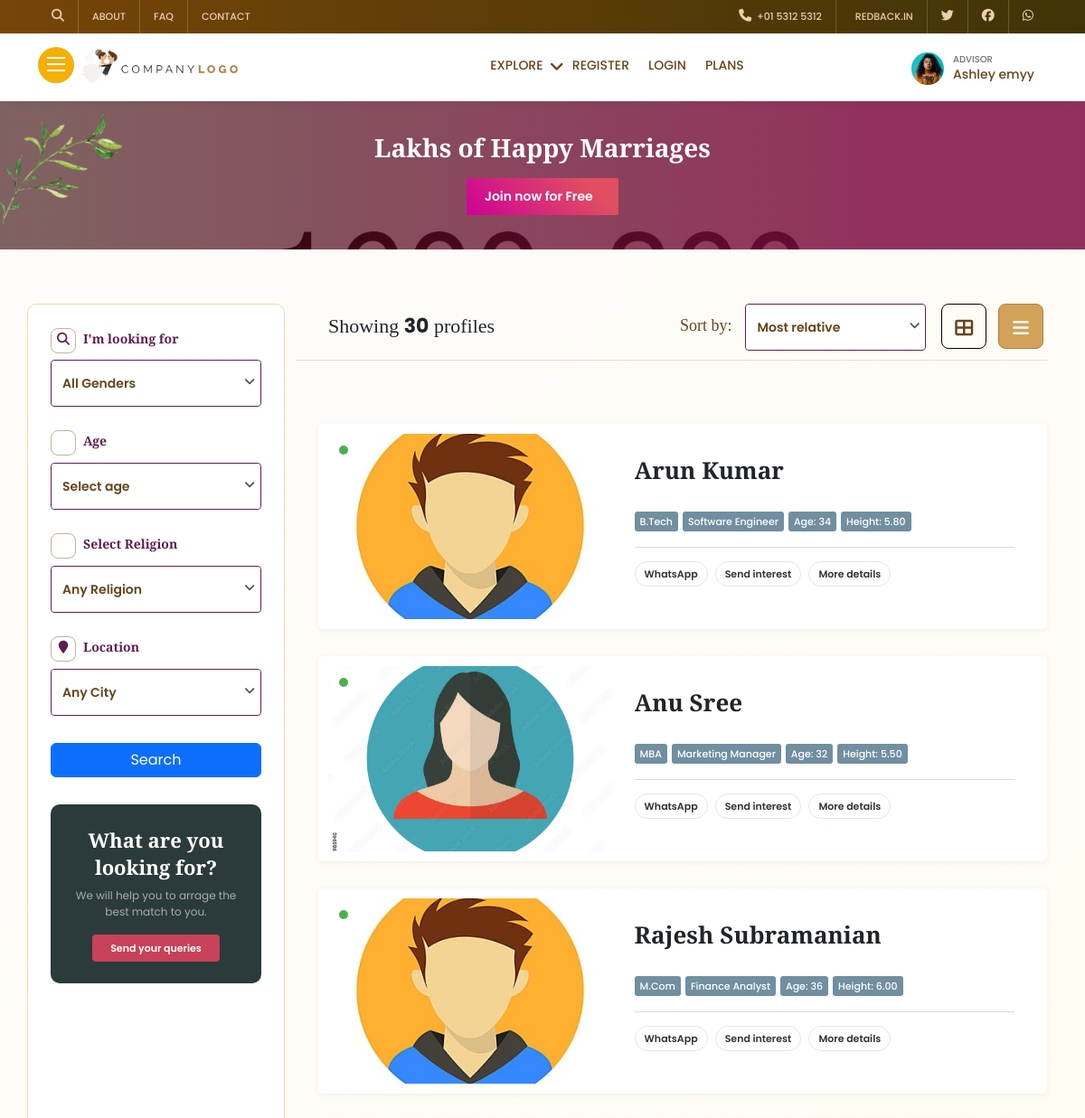
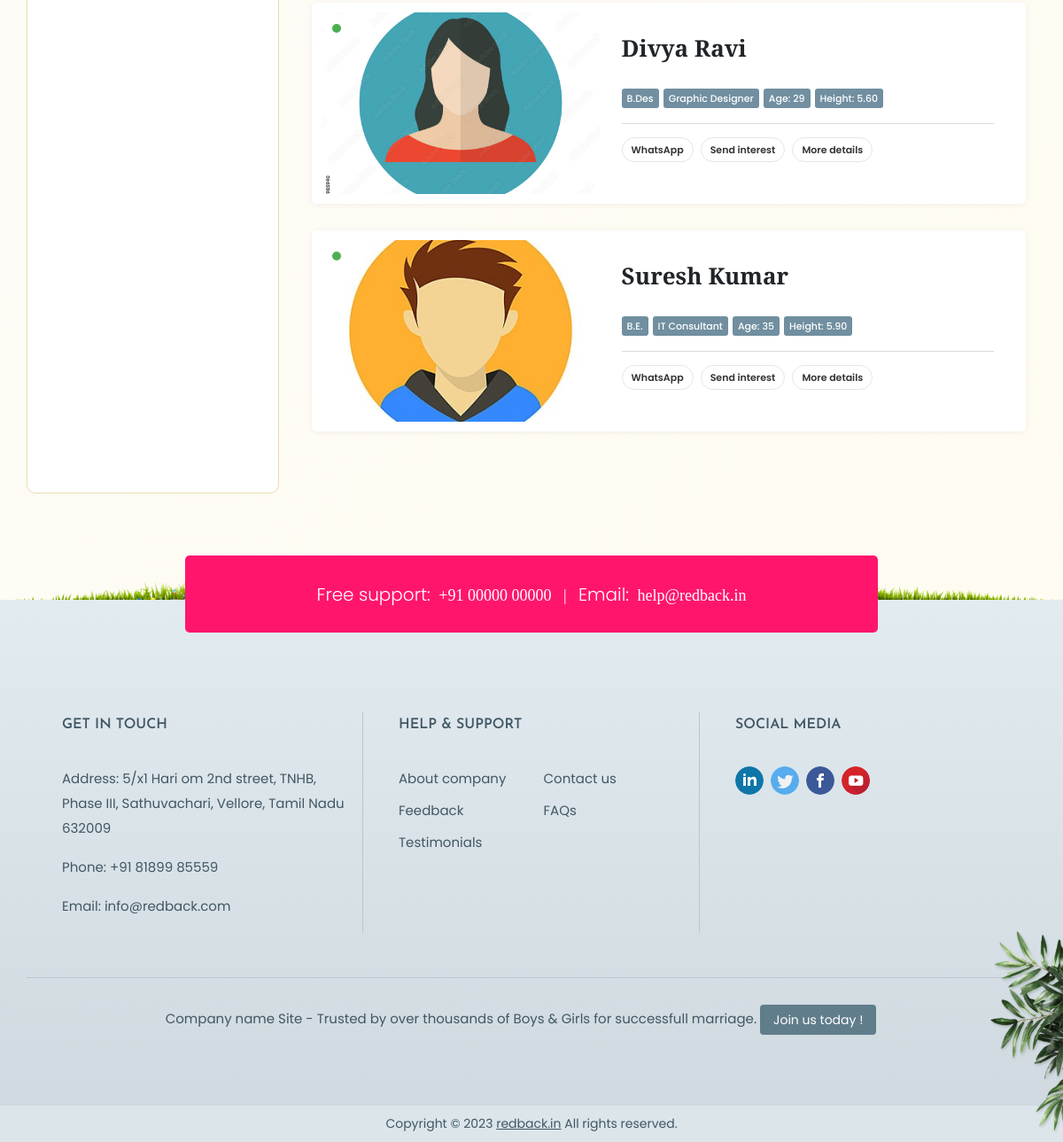
Screenshot of /allprofiles/ with the database file from the repository (2 pictures, top to bottom).
### app/models.py (models this page shows, shortened)
class Biodata(models.Model):
    user = models.OneToOneField(User, on_delete=models.CASCADE)
    gender = models.CharField(choices=genderchoices,max_length=10)
    city = models.ForeignKey(City, on_delete=models.SET_NULL, null=True)
    date_of_birth = models.DateField()
    age = models.IntegerField()
    height = models.DecimalField(max_digits=5, decimal_places=2)  # Example: 5.9 for 5'9"
    weight = models.DecimalField(max_digits=5, decimal_places=2)  # Example: 70.5 for 70.5 kg
    father_name = models.CharField(max_length=150)
    mother_name = models.CharField(max_length=150)
    address = models.TextField()
    job_type = models.ForeignKey(JobType, on_delete=models.SET_NULL, null=True)
    company_name = models.CharField(max_length=150)
    salary = models.IntegerField()
    job_experience = models.DecimalField(max_digits=5, decimal_places=2)  # Example: 3.5 for 3.5 years
    degree = models.CharField(max_length=150)
    about = models.TextField(default='no details')
    school = models.CharField(max_length=150)
    college = models.CharField(max_length=150)
    whatsapp_link = models.URLField(max_length=200, blank=True, null=True)
    facebook_link = models.URLField(max_length=200, blank=True, null=True)
    instagram_link = models.URLField(max_length=200, blank=True, null=True)
    x_link = models.URLField(max_length=200, blank=True, null=True)  # X (formerly Twitter)
    youtube_link = models.URLField(max_length=200, blank=True, null=True)
    linkedin_link = models.URLField(max_length=200, blank=True, null=True)
    hobbies = models.ManyToManyField(Hobby)
    religion = models.ForeignKey(Religion, on_delete=models.SET_NULL, null=True)
    family_name = models.CharField(max_length=150)
    profession = models.CharField(max_length=150)
    position = models.CharField(max_length=150)
    image1 = models.ImageField(upload_to='images/profile', blank=True, null=True)
    image2 = models.ImageField(upload_to='images/profile', blank=True, null=True)
    image3 = models.ImageField(upload_to='images/profile', blank=True, null=True)
    image4 = models.ImageField(upload_to='images/profile', blank=True, null=True)

class User(AbstractBaseUser,PermissionsMixin):
    email = models.EmailField(max_length=255, unique=True)
    name = models.CharField(max_length=255)
    phone = models.CharField(max_length=15)
    is_active = models.BooleanField(default=True)
    is_admin = models.BooleanField(default=False)
    is_superuser=models.BooleanField(default=False)
    objects = UserManager()
    USERNAME_FIELD = 'email'
    REQUIRED_FIELDS = ['name', 'phone']

### app/views/biodataview.py (the view, shortened to what this page needs)
# urls.py: path('allprofiles/', biodataview.allprofiles, name='allprofiles'),
def allprofiles(request):
    profiles = Biodata.objects.all()
    cities = City.objects.all()
    religions = Religion.objects.all()
    context = {'cities':cities,'religions':religions}
    totalprofiles = profiles.count()
    paginator = Paginator(profiles, 5)  # 10 profiles per page
    page_number = request.GET.get('page')
    page_obj = paginator.get_page(page_number)
    return render(request, 'pages/allprofiles.html', {'profiles': page_obj, 'totalprofiles': totalprofiles,'cities':cities,'religions':religions})

### templates/pages/allprofiles.html (shortened to what this page needs)
{% extends 'base/base.html' %}
{% load static %}
{% block content %}
    <section>
        <div class="all-pro-head">
            <div class="container">
                <div class="row">
                    <h1>Lakhs of Happy Marriages</h1>
                    <a href="sign-up.html">Join now for Free </a>
                </div>
            </div>
        </div>
    </section>
    <section>
        <div class="all-weddpro all-jobs all-serexp chosenini">
            <div class="container">
                <div class="row">
                    <div class="col-md-3 fil-mob-view">
                        <form method="post" action="{% url 'search' %}">
                        <div class="filt-com lhs-cate">
                            <h4><i class="fa fa-search" aria-hidden="true"></i> I'm looking for</h4>
                            <div class="form-group">
                                <select class="chosen-select" name='gender'>
                                    <option value="all">All Genders</option>
                                </select>
                            </div>
                        </div>
                        <div class="filt-com lhs-cate">
                            <h4><i class="fa fa-clock-o" aria-hidden="true"></i>Age</h4>
                            <div class="form-group">
                                <select class="chosen-select" name='age'>
                                    <option value="">Select age</option>
                                </select>
                            </div>
                        </div>
                        <div class="filt-com lhs-cate">
                            <h4><i class="fa fa-bell-o" aria-hidden="true"></i>Select Religion</h4>
                            <div class="form-group">
                                <select class="chosen-select" name='religion'>
                                    <option value="all">Any Religion</option>
                                </select>
                            </div>
                        </div>
                        <div class="filt-com lhs-cate">
                            <h4><i class="fa fa-map-marker" aria-hidden="true"></i>Location</h4>
                            <div class="form-group">
                                <select class="chosen-select" name='city'>
                                    <option value="all">Any City</option>
                                </select>
                            </div>
                        </div>
                        <div class="filt-com">
                            <button class="btn btn-primary px-3" style="width: 100%;" type="submit">Search</button>
                        </div>
                    </form>
                        <div class="filt-com filt-send-query">
                            <div class="send-query">
                                <h5>What are you looking for?</h5>
                                <p>We will help you to arrage the best match to you.</p>
                                <a href="#!" data-toggle="modal" data-target="#expfrm">Send your queries</a>
                            </div>
                        </div>
                    </div>
                    <div class="col-md-9">
                        <div class="short-all">
                            <div class="short-lhs">
                                Showing <b>{{totalprofiles}}</b> profiles
                            </div>
                            <div class="short-rhs">
                                <ul>
                                    <li>
                                        Sort by:
                                    </li>
                                    <li>
                                        <div class="form-group">
                                            <select class="chosen-select">
                                                <option value="">Most relative</option>
                                            </select>
                                        </div>
                                    </li>
                                    <li>
                                        <div class="sort-grid sort-grid-1">
                                            <i class="fa fa-th-large" aria-hidden="true"></i>
                                        </div>
                                    </li>
                                    <li>
                                        <div class="sort-grid sort-grid-2 act">
                                            <i class="fa fa-bars" aria-hidden="true"></i>
                                        </div>
                                    </li>
                                </ul>
                            </div>
                        </div>
                        <div class="all-list-sh">
                            <ul>
                                {% include 'inc/allprofile/all1.html' %}
                            </ul>
                        </div>
                    </div>
                </div>
            </div>
        </div>
    </section>
{% endblock content %}

### templates/inc/allprofile/all1.html (shortened to what this page needs)
{% load static %}
<div class="all-list-sh">
    <ul id="profile-list">
        {% for item in profiles %}
        <li>
            <div class="all-pro-box user-avil-onli" data-useravil="avilyes" data-aviltxt="Available online">
                <div class="pro-img">
                    <a href="{% url 'profile_detail' item.id %}">
                        {% if not item.image1 %}
                        {% if item.gender == 'Male' %}
                            <img src="{% static 'images/couples/maleavatar.jpg' %}" alt="male">
                        {% else %}
                            <img src="{% static 'images/couples/femaleavatar.jpg' %}" alt="female">
                        {% endif %}
                    {% else %}
                        <img src="{{ item.image1.url }}" alt="original">
                    {% endif %}
                    </a>
                    <div class="pro-ave" title="User currently available">
                        <span class="pro-ave-yes"></span>
                    </div>
                </div>
                <div class="pro-detail">
                    <h4><a href="{% url 'profile_detail' item.id %}">{{ item.user.name }}</a></h4>
                    <div class="pro-bio">
                        <span>{{ item.degree }}</span>
                        <span>{{ item.profession }}</span>
                        <span>Age: {{ item.age }}</span>
                        <span>Height: {{ item.height }}</span>
                    </div>
                    <div class="links">
                        <a href="#!">WhatsApp</a>
                        <a href="#!" class="cta cta-sendint" data-bs-toggle="modal" data-bs-target="#sendInter">Send interest</a>
                        <a href="profile-details.html">More details</a>
                    </div>
                </div>
                <span class="enq-sav" data-toggle="tooltip" title="Click to save this profile.">
                    <i class="fa fa-thumbs-o-up" aria-hidden="true"></i>
                </span>
            </div>
        </li>
        {% endfor %}
    </ul>
</div>

### rows the page displays
Biodata: user.name "Arun Kumar", degree "B.Tech", profession "Software Engineer", age "34", height "5.80"
Biodata: user.name "Anu Sree", degree "MBA", profession "Marketing Manager", age "32", height "5.50"
Biodata: user.name "Rajesh Subramanian", degree "M.Com", profession "Finance Analyst", age "36", height "6.00"
Biodata: user.name "Divya Ravi", degree "B.Des", profession "Graphic Designer", age "29", height "5.60"
Biodata: user.name "Suresh Kumar", degree "B.E.", profession "IT Consultant", age "35", height "5.90"

### other values shown
{{ totalprofiles }} "30"
